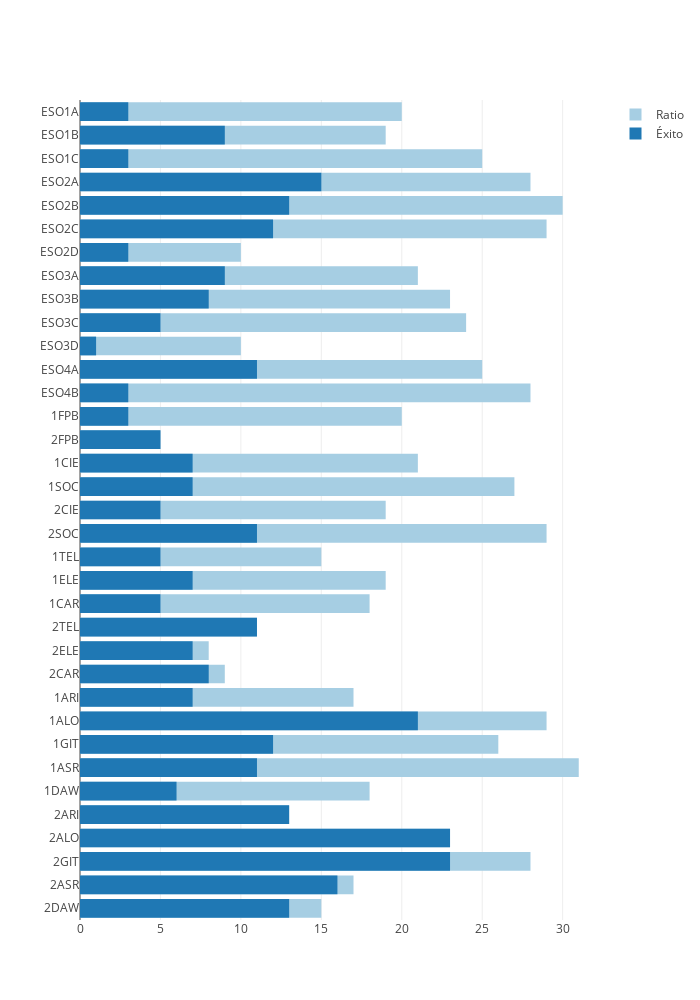

Notebook code cell kept with this figure:
### Markdown cell above
## ÉXITO EN VALORES ABSOLUTOS

### Code cell
myplotly.hbar((dfc['ratio'], dfc['éxito_abs']), dfc.index, trace_names=('Ratio', 'Éxito'))

### Figure 1 — Plotly figure (JSON) as saved in the notebook; plotly's stock layout.template omitted (floating-point values rounded to 4 significant figures)
{"data": [{"marker": {"color": "rgb(166,206,227)"}, "name": "Ratio", "orientation": "h", "type": "bar", "uid": "c48291f3-dd7d-4d35-a207-30983e9b2e05", "x": [20, 19, 25, 28, 30, 29, 10, 21, 23, 24, 10, 25, 28, 20, 5, 21, 27, 19, 29, 15, 19, 18, 11, 8, 9, 17, 29, 26, 31, 18, 13, 23, 28, 17, 15], "y": ["ESO1A", "ESO1B", "ESO1C", "ESO2A", "ESO2B", "ESO2C", "ESO2D", "ESO3A", "ESO3B", "ESO3C", "ESO3D", "ESO4A", "ESO4B", "1FPB", "2FPB", "1CIE", "1SOC", "2CIE", "2SOC", "1TEL", "1ELE", "1CAR", "2TEL", "2ELE", "2CAR", "1ARI", "1ALO", "1GIT", "1ASR", "1DAW", "2ARI", "2ALO", "2GIT", "2ASR", "2DAW"]}, {"marker": {"color": "rgb(31,120,180)"}, "name": "Éxito", "orientation": "h", "type": "bar", "uid": "4e8a0798-3540-46a4-9fe3-26aeb99ebf5e", "x": [3, 9, 3, 15, 13, 12, 3, 9, 8, 5, 1, 11, 3, 3, 5, 7, 7, 5, 11, 5, 7, 5, 11, 7, 8, 7, 21, 12, 11, 6, 13, 23, 23, 16, 13], "y": ["ESO1A", "ESO1B", "ESO1C", "ESO2A", "ESO2B", "ESO2C", "ESO2D", "ESO3A", "ESO3B", "ESO3C", "ESO3D", "ESO4A", "ESO4B", "1FPB", "2FPB", "1CIE", "1SOC", "2CIE", "2SOC", "1TEL", "1ELE", "1CAR", "2TEL", "2ELE", "2CAR", "1ARI", "1ALO", "1GIT", "1ASR", "1DAW", "2ARI", "2ALO", "2GIT", "2ASR", "2DAW"]}], "layout": {"barmode": "overlay", "height": 1000, "title": {"text": ""}, "width": 700, "yaxis": {"autorange": "reversed", "type": "category"}}}
